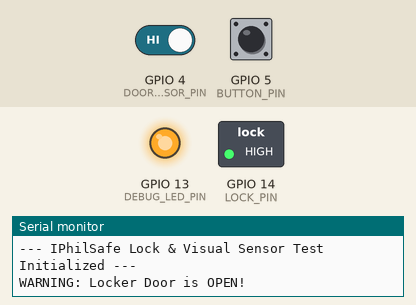
This sketch was run on a simulated ESP32. Shown: switched loads named in the sketch (green lamp = pin HIGH), output pins drawn as LEDs (lit = HIGH), the last lines printed to the serial monitor. Dashed ring = blinking. The test bench sets the inputs (shaded band); at power-on: GPIO 5 (BUTTON_PIN) HIGH, GPIO 4 (DOOR_SENSOR_PIN) HIGH.

Above: at 2.2 s.
2.3 s: GPIO 5 (BUTTON_PIN) pulled LOW for 3.2 s
At 6.3 s:
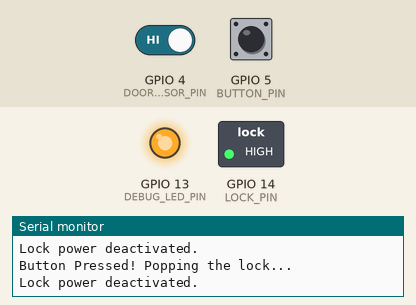
7.3 s: GPIO 4 (DOOR_SENSOR_PIN) driven LOW
At 8.5 s:
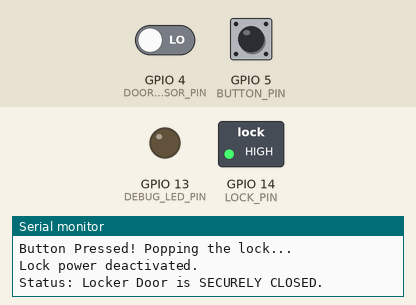
8.8 s: GPIO 4 (DOOR_SENSOR_PIN) driven HIGH
At 9.7 s:
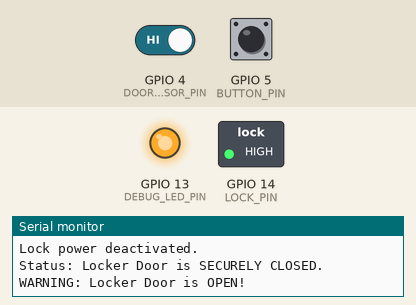
Timing chart, 0 to 11.8 s (numbered marks = the images above; inputs shaded):
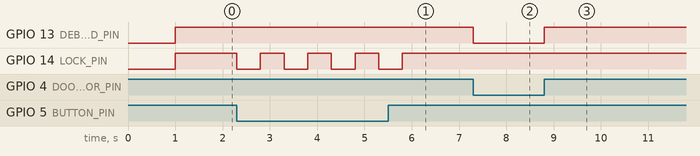

The sketch:

solenoid_pop_test.ino
```cpp
// --- PIN DEFINITIONS ---
// Swapped to pins with internal pull-up resistors!
#define DOOR_SENSOR_PIN   4
#define BUTTON_PIN        5
#define LOCK_PIN          14
#define DEBUG_LED_PIN     13  // Added for visual debugging without the monitor

// Variable to remember the last state of the door to prevent Serial Monitor spam
int lastDoorState = -1;
unsigned long lastDoorChange = 0;


void setup() {
  Serial.begin(115200);
  delay(1000); // Give the Serial Monitor a second to wake up

  // 1. Setup the Lock (Must start HIGH to turn an Active-Low relay OFF)
  pinMode(LOCK_PIN, OUTPUT);
  digitalWrite(LOCK_PIN, HIGH); // HIGH = Relay OFF = Spring pushed out (LOCKED)

  // 2. Setup the Sensors (Using internal pull-up resistors)
  pinMode(DOOR_SENSOR_PIN, INPUT_PULLUP);
  pinMode(BUTTON_PIN, INPUT_PULLUP);

  // 3. Setup the Debug LED
  pinMode(DEBUG_LED_PIN, OUTPUT);

  Serial.println("\n--- IPhilSafe Lock & Visual Sensor Test Initialized ---");
}

void loop() {
  // ==========================================
  // 1. BUTTON & LOCK LOGIC
  // ==========================================
  // Because we use INPUT_PULLUP, a pressed button reads as LOW
  if (digitalRead(BUTTON_PIN) == LOW) {
    Serial.println("Button Pressed! Popping the lock...");

    digitalWrite(LOCK_PIN, LOW);  // LOW = Relay ON = Magnet pulls latch in (UNLOCKED)
    delay(500);                   // Hold for 0.5 seconds
    digitalWrite(LOCK_PIN, HIGH); // HIGH = Relay OFF = Spring pushes latch back out (LOCKED)

    Serial.println("Lock power deactivated.");
    delay(500);
  }

  // ==========================================
  // 2. DOOR SENSOR TRACKING (VISUAL & SERIAL)
  // ==========================================
  int currentDoorState = digitalRead(DOOR_SENSOR_PIN);

  // --- VISUAL DEBUG (Instant Update) ---
  if (currentDoorState == LOW) {
    // Switch is PRESSED (Door is securely closed)
    digitalWrite(DEBUG_LED_PIN, LOW);   // Turn Warning LED OFF
  } else {
    // Switch is RELEASED (Door is open)
    digitalWrite(DEBUG_LED_PIN, HIGH);  // Turn Warning LED ON
  }

  // --- SERIAL DEBUG (Update on Change Only) ---
  if (currentDoorState != lastDoorState && millis() - lastDoorChange > 300) {
    if (currentDoorState == LOW) {
      Serial.println("Status: Locker Door is SECURELY CLOSED.");
    } else {
      Serial.println("WARNING: Locker Door is OPEN!");
    }

    // Update the memory variable
    lastDoorState = currentDoorState;
    lastDoorChange = millis();
  }

  // Keep background FreeRTOS processes happy so the ESP32 doesn't crash
  yield();
}
```

Measured:
- after the input at 2.3 s, GPIO 14 (LOCK_PIN): alternates HIGH for 0.50 s and LOW for 0.50 s, 8 changes in all, then stays HIGH, starting at once
- after the input at 7.3 s, GPIO 13 (DEBUG_LED_PIN): HIGH → LOW at once
- after the input at 8.8 s, GPIO 13 (DEBUG_LED_PIN): LOW → HIGH at once
